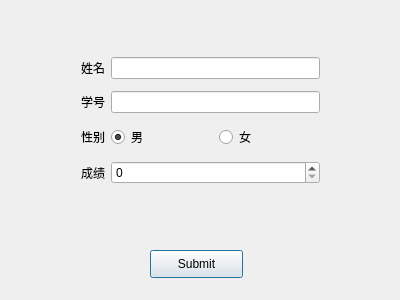
<?xml version="1.0" encoding="UTF-8"?>
<ui version="4.0">
 <class>Dialog</class>
 <widget class="QDialog" name="Dialog">
  <property name="geometry">
   <rect>
    <x>0</x>
    <y>0</y>
    <width>400</width>
    <height>300</height>
   </rect>
  </property>
  <property name="windowTitle">
   <string>Dialog</string>
  </property>
  <widget class="QWidget" name="gridLayoutWidget">
   <property name="geometry">
    <rect>
     <x>70</x>
     <y>40</y>
     <width>261</width>
     <height>161</height>
    </rect>
   </property>
   <layout class="QGridLayout" name="gridLayout">
    <item row="3" column="0">
     <widget class="QLabel" name="label_4">
      <property name="text">
       <string>成绩</string>
      </property>
     </widget>
    </item>
    <item row="1" column="0">
     <widget class="QLabel" name="label_2">
      <property name="text">
       <string>学号</string>
      </property>
     </widget>
    </item>
    <item row="2" column="0">
     <widget class="QLabel" name="label_3">
      <property name="text">
       <string>性别</string>
      </property>
     </widget>
    </item>
    <item row="0" column="0">
     <widget class="QLabel" name="label">
      <property name="text">
       <string>姓名</string>
      </property>
     </widget>
    </item>
    <item row="0" column="1">
     <widget class="QLineEdit" name="lineEdit">
      <property name="maxLength">
       <number>10</number>
      </property>
     </widget>
    </item>
    <item row="1" column="1">
     <widget class="QLineEdit" name="lineEdit_2">
      <property name="maxLength">
       <number>10</number>
      </property>
     </widget>
    </item>
    <item row="2" column="1">
     <layout class="QHBoxLayout" name="horizontalLayout">
      <item>
       <widget class="QRadioButton" name="radioButton">
        <property name="text">
         <string>男</string>
        </property>
        <property name="checked">
         <bool>true</bool>
        </property>
       </widget>
      </item>
      <item>
       <widget class="QRadioButton" name="radioButton_2">
        <property name="text">
         <string>女</string>
        </property>
       </widget>
      </item>
     </layout>
    </item>
    <item row="3" column="1">
     <widget class="QSpinBox" name="spinBox">
      <property name="maximum">
       <number>100</number>
      </property>
     </widget>
    </item>
   </layout>
  </widget>
  <widget class="QPushButton" name="pushButton">
   <property name="geometry">
    <rect>
     <x>150</x>
     <y>250</y>
     <width>93</width>
     <height>28</height>
    </rect>
   </property>
   <property name="text">
    <string>Submit</string>
   </property>
  </widget>
 </widget>
 <layoutdefault spacing="6" margin="11"/>
 <resources/>
 <connections/>
</ui>
